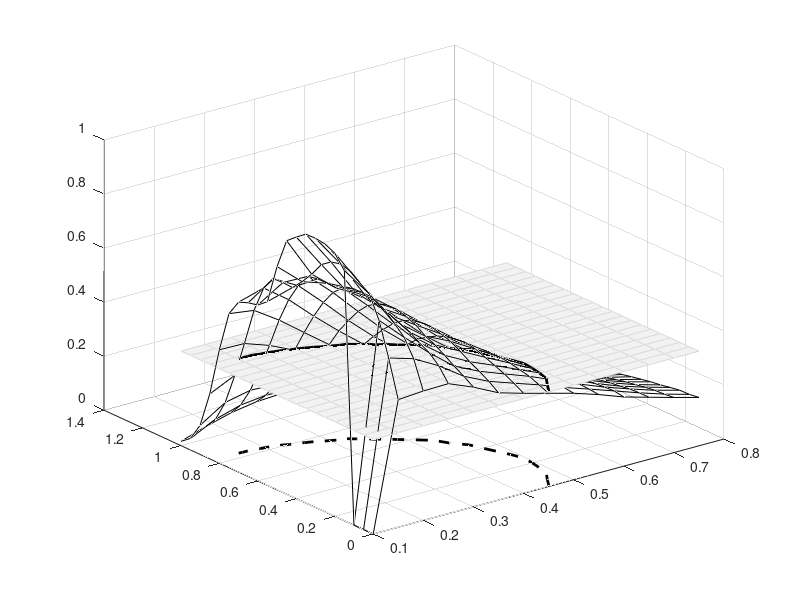

Source code (MATLAB): (Note: this script raises an error after producing the figure.)
% ASBconDROPfig4_2.m figure 4.2, Updated: Aug 29, 2022, K.I. Carlaw 

clear

load fg8DROPn.txt
%load oldDROP5.txt
%load mm.txt
%load ss.txt
%load ms.txt

X=21;Y=14;
F=1;
gam=0.8;
CritGT=zeros(X,Y);
mmu=zeros(X,1);
ssig=zeros(Y,1);
mnu(1)=0;
MS=zeros(35,1); ms=zeros(35,1);
for i=1:X
    if i>1
        mmu(i)=mmu(i-1)+0.05*F;
    end
    ssig(1)=0.1;
    for j=1:Y
        if j>1
            ssig(j)=ssig(j-1)+0.05*F;
        end
        CritGT(i,j)=0.35;
    end
end
for i=1:35
    MS(i)=0.35; 
end

mm=[0.0000 0.0500 0.1000 0.1500 0.2000 0.2500 .3000 0.3500 0.4000 0.4500 0.5000 0.5500 0.6000 0.6260 0.6520 0.6700 0.6850 0.7100 0.7200 0.730 0.7350 0.7475 0.76 0.772 0.783 0.792 0.7985 0.8100 0.8150 0.8230 0.8250 0.8320 0.8330 0.8335 0.8350];
sss=[0.4510 0.4667 0.4838 0.4897 0.4940 0.4965 0.4900 0.4810 0.4720 0.4640 0.4445 0.4320 0.4040 0.3885 0.3760 0.3610 0.3550 0.3385 0.3320 0.3270 0.3145 0.3020 0.2875 0.2770 0.263 0.2520 0.2395 0.2270 0.2170 0.2020 0.1910 0.1810 0.1690 0.1590 0.1520];
figure
mesh(ssig,mmu,fg8DROPn,'EdgeColor',[0 0 0],'FaceColor','none');
hold on
mesh(ssig,mmu,CritGT,'EdgeColor',[0.85 0.85 0.85],'FaceColor',[0.95 0.95 0.95]);
plot3(sss,mm,ms,'Color','k','Linewidth',2,'LineStyle','--')
plot3(sss,mm,MS,'Color','k','Linewidth',2)
%title('Panel 1: TDROP','FontSize',16)
%xticks([2 3 4 5 6 7])
xr1={num2str(ssig(2)),num2str(ssig(3)),num2str(ssig(4)),num2str(ssig(5)),num2str(ssig(6)),num2str(ssig(7)),num2str(ssig(8)),num2str(ssig(9)),num2str(ssig(10)),num2str(ssig(11)),num2str(ssig(12)),num2str(ssig(13)),num2str(ssig(14))};
xr2={num2str(ssig(2)/(F*gam)), num2str(ssig(3)/(F*gam)), num2str(ssig(4)/(F*gam)) num2str(ssig(5)/(F*gam)), num2str(ssig(6)/(F*gam)), num2str(ssig(7)/(F*gam)), num2str(ssig(8)/(F*gam)), num2str(ssig(9)/(F*gam)), num2str(ssig(10)/(F*gam)), num2str(ssig(11)/(F*gam)), num2str(ssig(12)/(F*gam)), num2str(ssig(13)/(F*gam)), num2str(ssig(14)/(F*gam))};
xlab=[xr1; xr2];
%xlabs = strtrim(sprintf('%s\\newline%s\\newline%s\n', xlab{:}));
xlabs = strtrim(sprintf('%s\\newline%s\n', xlab{:}));
ax = gca(); 
%ax.XTick = [2 3 4 5 6 7]; 
%ax.XLim = [2 Y];
ax.XTickLabel = xlabs;
ax.TickLabelInterpreter = 'tex';
ax.FontSize = 14;
%yticks([1 3 5 7 9 11 13 15 17 19 21])
yr1={num2str(mmu(1)),num2str(mmu(3)),num2str(mmu(5)),num2str(mmu(7)),num2str(mmu(9)),num2str(mmu(11)),num2str(mmu(13)),num2str(mmu(15)),num2str(mmu(17)),num2str(mmu(19)),num2str(mmu(21))};
yr2={num2str(mmu(1)/(F*gam)),num2str(mmu(3)/(F*gam)),num2str(mmu(5)/(F*gam)),num2str(mmu(7)/(F*gam)),num2str(mmu(9)/(F*gam)),num2str(mmu(11)/(F*gam)),num2str(mmu(13)/(F*gam)),num2str(mmu(15)/(F*gam)),num2str(mmu(17)/(F*gam)),num2str(mmu(19)/(F*gam)),num2str(mmu(21)/(F*gam))};
ylab=[yr1; yr2];
%ylabs = strtrim(sprintf('%s\\newline%s\\newline%s\n', ylab{:}));
ylabs = strtrim(sprintf('%s\\newline%s\n', ylab{:}));
ax = gca(); 
%ax.YTick = [1 3 5 7 9 11 13 15 17 19 21]; 
%ax.YLim = [1 X];
ax.YTickLabel = ylabs;
ax.TickLabelInterpreter = 'tex';
ax.FontSize = 14;
xlabel('${\sigma}$ $\frac{\sigma}{F \cdot {\gamma}}$','Interpreter','latex','FontSize',20)
ylabel('${\mu}$ $\frac{\mu}{F \cdot {\gamma}}$','Interpreter','latex','FontSize',20)
zlabel('DROP')
xlim([0.15 0.55])
ylim([0 1])
zlim([0 1])
box on
hold off


%figure %Figure 3.9
%tile=tiledlayout(1,2);
%tile.Padding='none';
%tile.TileSpacing='none';
%nexttile
%mesh(fg8DROPn,'EdgeColor',[0 0 0],'FaceColor','none');
%hold on
%mesh(CritGT,'EdgeColor',[0.85 0.85 0.85],'FaceColor',[0.95 0.95 0.95]);
%%scatter3(2,17,GenT(17,2)',200,'o','filled','MarkerEdgeColor','k','MarkerFaceColor','k')
%title('Panel 1: TDROP','FontSize',16)
%%xticks([2 3 4 5 6 7])
%xr1={num2str(ssig(2)),num2str(ssig(3)),num2str(ssig(4)),num2str(ssig(5)),num2str(ssig(6)),num2str(ssig(7))};
%xr2={num2str(ssig(2)/(F*gam)), num2str(ssig(3)/(F*gam)), num2str(ssig(4)/(F*gam)) num2str(ssig(5)/(F*gam)), num2str(ssig(6)/(F*gam)), num2str(ssig(7)/(F*gam))};
%xlab=[xr1; xr2];
%%xlabs = strtrim(sprintf('%s\\newline%s\\newline%s\n', xlab{:}));
%xlabs = strtrim(sprintf('%s\\newline%s\n', xlab{:}));
%ax = gca(); 
%ax.XTick = [2 3 4 5 6 7]; 
%ax.XLim = [2 Y];
%ax.XTickLabel = xlabs;
%ax.TickLabelInterpreter = 'tex';
%yticks([1 3 5 7 9 11 13 15 17 19 21])
%yr1={num2str(mmu(1)),num2str(mmu(3)),num2str(mmu(5)),num2str(mmu(7)),num2str(mmu(9)),num2str(mmu(11)),num2str(mmu(13)),num2str(mmu(15)),num2str(mmu(17)),num2str(mmu(19)),num2str(mmu(21))};
%yr2={num2str(mmu(1)/(F*gam)),num2str(mmu(3)/(F*gam)),num2str(mmu(5)/(F*gam)),num2str(mmu(7)/(F*gam)),num2str(mmu(9)/(F*gam)),num2str(mmu(11)/(F*gam)),num2str(mmu(13)/(F*gam)),num2str(mmu(15)/(F*gam)),num2str(mmu(17)/(F*gam)),num2str(mmu(19)/(F*gam)),num2str(mmu(21)/(F*gam))};
%ylab=[yr1; yr2];
%%ylabs = strtrim(sprintf('%s\\newline%s\\newline%s\n', ylab{:}));
%ylabs = strtrim(sprintf('%s\\newline%s\n', ylab{:}));
%ax = gca(); 
%ax.YTick = [1 3 5 7 9 11 13 15 17 19 21]; 
%ax.YLim = [1 X];
%ax.YTickLabel = ylabs;
%ax.TickLabelInterpreter = 'tex';
%xlabel('${\sigma}, \frac{\sigma}{F \cdot {\gamma}}$','Interpreter','latex','FontSize',16)
%ylabel('${\mu}, \frac{\mu}{F \cdot {\gamma}}$','Interpreter','latex','FontSize',16)
%zlabel('Value of DROP')
%%xlim([2 Y])
%%ylim([1 X])
%box on
%hold off
%nexttile
%mesh(oldDROP5,'EdgeColor',[0 0 0],'FaceColor','none');
%hold on
%mesh(CritGT,'EdgeColor',[0.85 0.85 0.85],'FaceColor',[0.95 0.95 0.95]);
%%scatter3(2,17,GenT(17,2)',200,'o','filled','MarkerEdgeColor','k','MarkerFaceColor','k')
%title('Panel 2: RDROP','FontSize',16)
%xr1={num2str(ssig(2)),num2str(ssig(3)),num2str(ssig(4)),num2str(ssig(5)),num2str(ssig(6)),num2str(ssig(7))};
%xr2={num2str(ssig(2)/(F*gam)), num2str(ssig(3)/(F*gam)), num2str(ssig(4)/(F*gam)) num2str(ssig(5)/(F*gam)), num2str(ssig(6)/(F*gam)), num2str(ssig(7)/(F*gam))};
%xlab=[xr1; xr2];
%%xlabs = strtrim(sprintf('%s\\newline%s\\newline%s\n', xlab{:}));
%xlabs = strtrim(sprintf('%s\\newline%s\n', xlab{:}));
%ax = gca(); 
%ax.XTick = [2 3 4 5 6 7]; 
%ax.XLim = [1 Y];
%ax.XTickLabel = xlabs;
%ax.TickLabelInterpreter = 'tex';
%yticks([1 3 5 7 9 11 13 15 17 19 21])
%yr1={num2str(mmu(1)),num2str(mmu(3)),num2str(mmu(5)),num2str(mmu(7)),num2str(mmu(9)),num2str(mmu(11)),num2str(mmu(13)),num2str(mmu(15)),num2str(mmu(17)),num2str(mmu(19)),num2str(mmu(21))};
%yr2={num2str(mmu(1)/(F*gam)),num2str(mmu(3)/(F*gam)),num2str(mmu(5)/(F*gam)),num2str(mmu(7)/(F*gam)),num2str(mmu(9)/(F*gam)),num2str(mmu(11)/(F*gam)),num2str(mmu(13)/(F*gam)),num2str(mmu(15)/(F*gam)),num2str(mmu(17)/(F*gam)),num2str(mmu(19)/(F*gam)),num2str(mmu(21)/(F*gam))};
%ylab=[yr1; yr2];
%%ylabs = strtrim(sprintf('%s\\newline%s\\newline%s\n', ylab{:}));
%ylabs = strtrim(sprintf('%s\\newline%s\n', ylab{:}));
%ax = gca(); 
%ax.YTick = [1 3 5 7 9 11 13 15 17 19 21]; 
%ax.YLim = [1 X];
%ax.YTickLabel = ylabs;
%ax.TickLabelInterpreter = 'tex';
%xlabel('${\sigma}, \frac{\sigma}{F \cdot {\gamma}}$','Interpreter','latex','FontSize',16)
%ylabel('${\mu}, \frac{\mu}{F \cdot {\gamma}}$','Interpreter','latex','FontSize',16)
%zlabel('Value of DROP')
%xlim([2 Y])
%ylim([1 X])
%zlim([0 1])
%box on
%hold off
